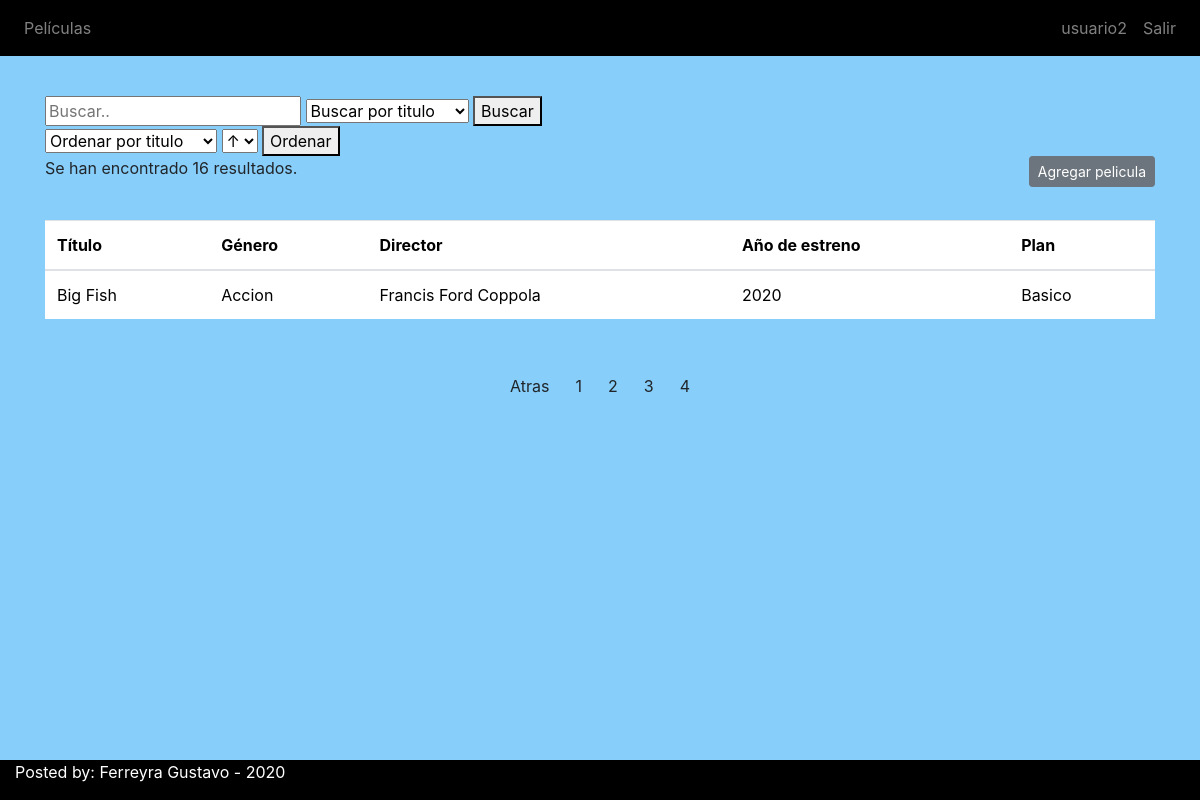
Screenshot of /capaPresentacion/index.php?seccion=peliculas&pagina=4 (signed in) with the database file from the repository.
### tables this page shows
CREATE TABLE IF NOT EXISTS `peliculas` (
  `id` int(100) NOT NULL AUTO_INCREMENT,
  `titulo` varchar(45) NOT NULL,
  `genero_id` int(45) NOT NULL,
  `director` varchar(45) NOT NULL,
  `anio_estreno` int(4) NOT NULL,
  `plan_id` int(45) NOT NULL,
  PRIMARY KEY (`id`)
);

CREATE TABLE IF NOT EXISTS `generos` (
  `id` int(100) NOT NULL AUTO_INCREMENT,
  `genero` varchar(45) NOT NULL,
  PRIMARY KEY (`id`)
);

CREATE TABLE IF NOT EXISTS `planes` (
  `id` int(100) NOT NULL AUTO_INCREMENT,
  `plan` varchar(45) NOT NULL,
  PRIMARY KEY (`id`)
);

### capaNegocio/tablaControlador.php (called while the page is built, shortened)
<?php
require_once("../capaDatos/claseConexion.php");
class Tabla{
    private $baseDeDatos;
    private $cantFilas;
    private $csql;
    public function __construct($tabla){
        $this ->tabla = $tabla;
        $this ->csql = "SELECT * FROM $this->tabla";
        $this ->baseDeDatos = new Conexion();
    }
    private function setCantFilas(){
        $this ->cantFilas = mysqli_num_rows($this->baseDeDatos->Consulta($this->csql));
    }
    public function getCantFilas(){
        return $this ->cantFilas;
    }
    public function limitarTabla($cantidad, $desde){
        $this->setCantFilas();
        $this->csql = $this->csql." LIMIT $cantidad OFFSET $desde";
    }
    public function mostrarPlan($idp){
        $csql = "SELECT plan FROM planes WHERE id='$idp'";
        $planes = $this->baseDeDatos->Consulta($csql);
        $plan = mysqli_fetch_array($planes);
        return $plan["plan"];
    }
    public function mostrarGenero($idg){
        $csql = "SELECT genero FROM generos WHERE id='$idg'";
        $generos = $this->baseDeDatos->Consulta($csql);
        $genero = mysqli_fetch_array($generos);
        return $genero["genero"];
    }
    public function cambiarPagina($pag, $num){
        return $pag+$num;
    }
    public function devolverTabla(){
        return $this->baseDeDatos->Consulta($this->csql);
    }
}

### capaDatos/claseConexion.php (called while the page is built)
<?php
class Conexion{
    private $server = "localhost";
    private $usr = "root";
    private $pass = "";
    private $db = "movie_plus";
    public function Consulta($csql){
        $conectar = mysqli_connect($this->server,$this->usr,$this->pass,$this->db);
        return mysqli_query($conectar,$csql);
    }
}
?>

### capaPresentacion/seccion/peliculas.php (the view, shortened to what this page needs)
<?php
require_once("../capaNegocio/tablaControlador.php");
        $tabla = new Tabla("peliculas");
        $pagina = $_GET["pagina"] ?? 1;
        $cantFilas = 5;
        $url = "index.php?seccion=peliculas";
        $tabla->limitarTabla($cantFilas, ($pagina - 1 )*$cantFilas);
        $resultado = $tabla->devolverTabla();
        $paginas = $tabla->getCantFilas();
?>
<ul class="navbar-nav ml-0">
                  <li class="nav-item">
                <div class="search-container">
                  <form action="index.php">
                    <input required type="text" placeholder="Buscar.." name="buscar">
                    <SELECT name="filtro">
                      <option value="titulo">Buscar por titulo</option>;
                    </SELECT>
                    <button type="submit">Buscar</button>
                  </form>
                </div>
                </li>
                  </ul>
                  <?php
        if (!isset($_GET["buscar"])){
          ?>
                  <ul class="navbar-nav ml-0">
                  <li class="nav-item">
                <div class="search-container">
                  <form action="index.php">
                  <SELECT name="ordenar">
                      <option value="titulo">Ordenar por titulo</option>;
                    </SELECT>
                    <SELECT name="orientacion">
                      <option value="ASC">↑</option>;
                    </SELECT>
                    <button type="submit">Ordenar</button>
                  </form>
                </div>
                </li>
                  </ul>
                  <?php
                }else{
                  ?>
        <a href="../capaNegocio/imprimir.php?buscar=<?=$_GET['buscar']?>&filtro=<?=$_GET['filtro']?>"><button type="submit"  class="btn btn-sm btn-secondary float-left">Imprimir tabla</button></a>
        <?php
                }
                  ?>
        <a href="index.php?seccion=agregarPel"><button type="submit"  class="btn btn-sm btn-secondary float-right">Agregar pelicula</button></a>
        <?php
        if ($paginas <= 0){
          ?>
        <h1>No se encontraron coincidencias</h1>
        <?php
                }else{
                  ?>
<table class="table bloque">
    <thead>
        <tr>
            <th>Título</th>
            <th>Género</th>
            <th>Director</th>
            <th>Año de estreno</th>
            <th>Plan</th>
        </tr>
    </thead>
<tbody>
<p>Se han encontrado <?= $paginas ?> resultados.</p>
<?php
    while($filatabla = mysqli_fetch_array($resultado)){
        $idp =  $filatabla['plan_id'];
        $idg =  $filatabla['genero_id'];
?>
    <tr>
      <td><?php echo ucwords($filatabla['titulo']); ?></td>
      <td><?php echo ucwords($tabla->mostrarGenero($idg));?></td>
      <td><?php echo ucwords($filatabla['director']); ?></td>
      <td><?php echo $filatabla['anio_estreno']; ?></td>
      <td><?php echo ucwords($tabla->mostrarPlan($idp));?></td>
    </tr>
              <?php  }
echo "<br>";
?>
</tbody>
  </table>
  <div class="container my-5 text-center">
<?php
    if($pagina != 1){
        echo "<tr><td><a href=$url&pagina=".$tabla->cambiarPagina($pagina, -1)."><button type=submit class=btn btn-sm btn-primary>Atras</button></a></td>";
    }
    for ($i = 0; $i < $paginas / $cantFilas; $i++) {
        echo "<tr><td><a href=$url&pagina=".($i + 1)."><button type=submit class=btn btn-sm btn-primary>".($i + 1)."</button></a></td>";
    }
    ?>
    <?php
                }
                  ?>
  </div>

### css/styles.css (style rules this page uses)
.bloque { background-color: white; color: black; margin-bottom: 2em; }
html, body { position: relative; min-height: 100vh; background-color: lightskyblue; }
ul, li { display:inline }

### rows the page displays
peliculas: titulo "Big Fish", genero.genero "Accion", director "Francis Ford Coppola", anio_estreno "2020", plan.plan "Basico"

### other values shown
$_SESSION["usuario"]["nombre"] "usuario2"
$paginas "16"
